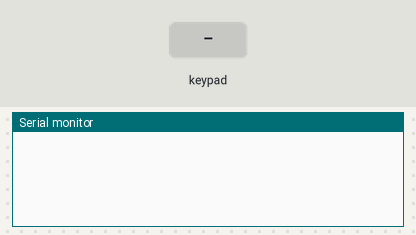
Bench run of a sketch on a simulated Arduino Uno, built with avr-gcc and run on an emulated ATmega328P. Shown: the last lines printed to the serial monitor. Inputs (shaded band) come from the test bench.

Above: at 1.2 s.
1.3 s: key '1' pressed
At 2.1 s:
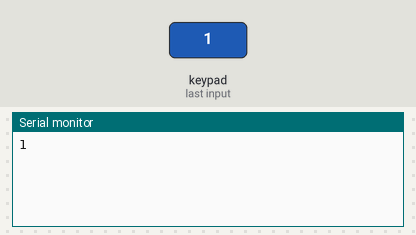
2.8 s: keypad keys 1 1 1 0 9 8 # pressed 0.4 s apart
At 6.4 s:
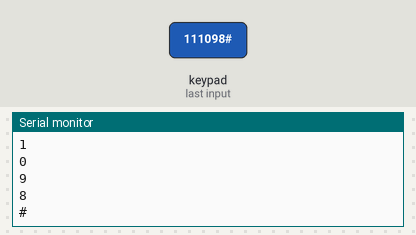
7.1 s: key 'A' pressed
At 7.8 s:
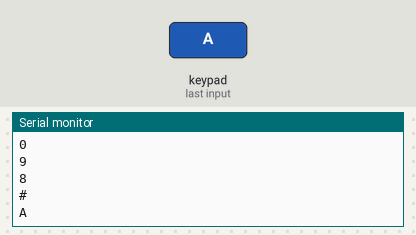
8.6 s: keypad keys 1 1 1 0 9 8 * pressed 0.4 s apart
At 11.8 s:
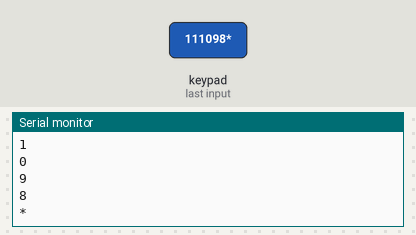
12.9 s: key 'B' pressed
At 13.5 s:
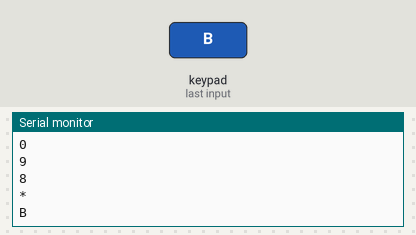
14.4 s: keypad keys 1 1 1 0 9 8 D pressed 0.4 s apart
At 17.5 s:
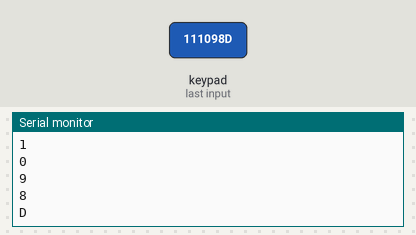
Timing chart, 0 to 19.0 s (numbered marks = the images above; inputs shaded):
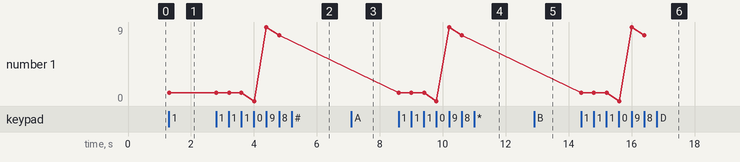

Measured:
- after the input at 1.3 s, the serial monitor: prints a new line at once (image 1)
- after the input at 2.8 s, the serial monitor: prints a new line after 1.2 s (image 2)
- after the input at 7.1 s, the serial monitor: prints a new line at once (image 3)
- after the input at 8.6 s, the serial monitor: prints a new line at once (image 4)
- after the input at 12.9 s, the serial monitor: prints a new line at once (image 5)
- after the input at 14.4 s, the serial monitor: prints a new line at once (image 6)
- plotted number 1: 1 → 8 after the input at 2.8 s

The sketch:

e4.ino
```cpp
// (C) Omid Khodaparast, Kaisa Arumeel, Alexander Säfström - Group: 2
// Work package 3
// Exercise 4
// Submission code: 346221

#include <Keypad.h> // adding the Keypad value in order to perform keypad functions

const byte row = 4; // Row of size 4
const byte column = 4; //Column of size 4

byte row_pins[row] = {11, 10, 9, 8}; // Define pins for rows
byte column_pins[column] = {7, 6, 5, 4}; // Define pins for columns

// A matrix of keypad characters
char keys[row][column] = {
  {'1', '2', '3', 'A'},
  {'4', '5', '6', 'B'},
  {'7','8', '9', 'C'},
  {'*', '0', '#', 'D'}
};

// Create a keypad object with the keys and sizes defined.
Keypad keypad = Keypad(makeKeymap(keys), row_pins, column_pins, row, column);


void setup()
{
  Serial.begin(9600); // start the serial
}

void loop()
{
  // Get the key pressed and store it in a variable
  char keyValue = keypad.getKey();

  // If a key has been pressed
  if(keyValue) {
    // Print out the key that was pressed
    Serial.println(keyValue);
  }
}
```
